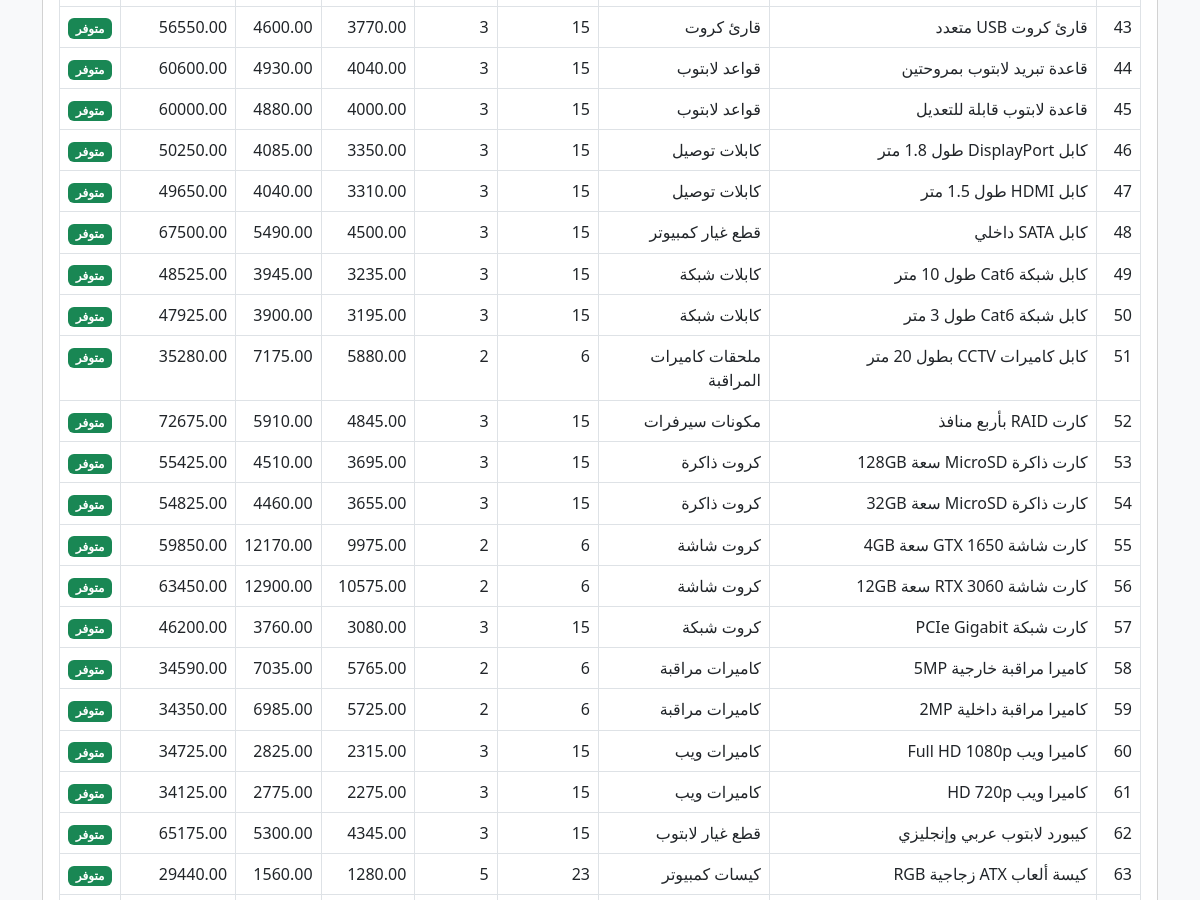
Page /reports/inventory (signed in, middle part) on the earlier database version.
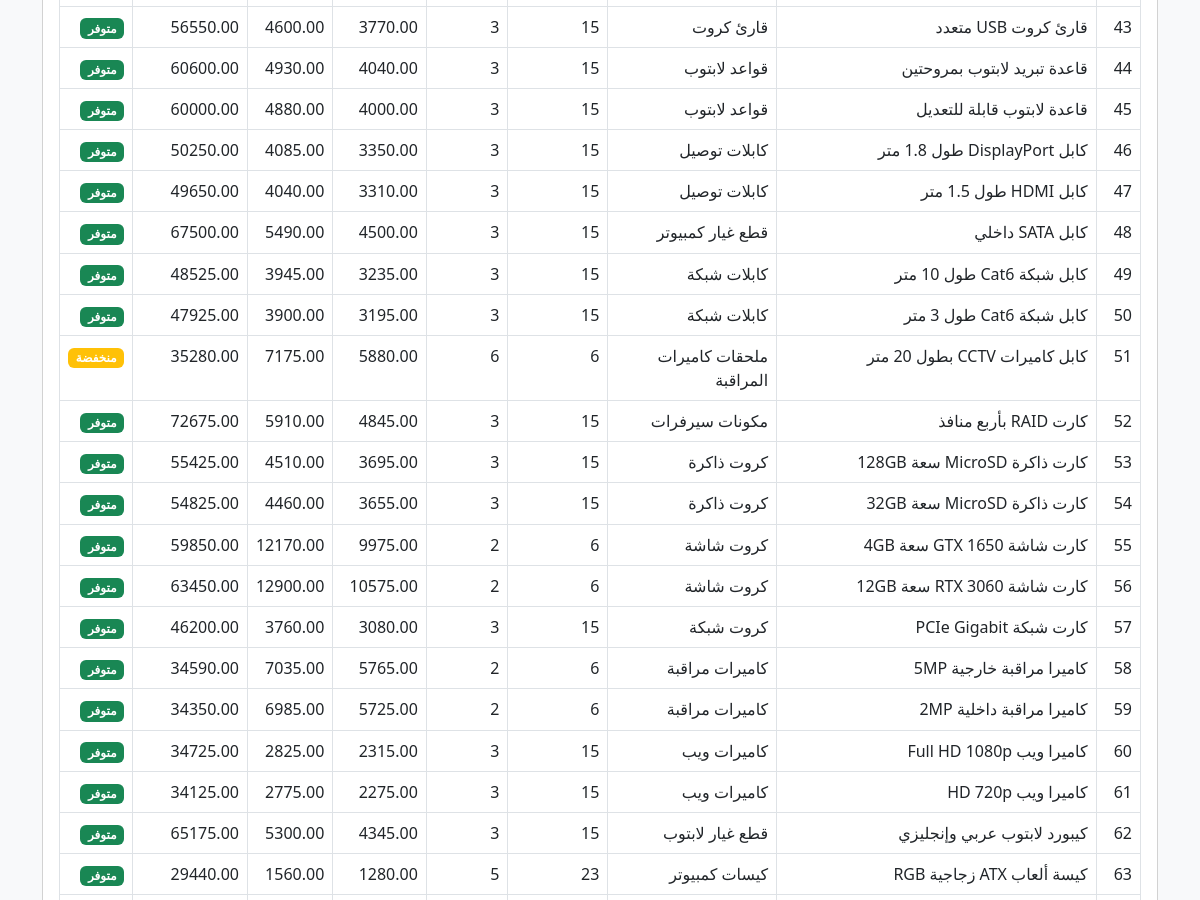
Same page on the later database version.
### models.py (models this page shows, shortened)
class Product(db.Model):
    __tablename__ = 'products'
    id = db.Column(db.Integer, primary_key=True)
    name = db.Column(db.String(100), nullable=False)
    description = db.Column(db.Text, nullable=True)
    barcode = db.Column(db.String(50), unique=True, nullable=True)
    sku = db.Column(db.String(50), unique=True, nullable=True)
    purchase_price = db.Column(db.Float, nullable=False, default=0)
    sale_price = db.Column(db.Float, nullable=False, default=0)
    min_quantity = db.Column(db.Integer, default=0)
    category_id = db.Column(db.Integer, db.ForeignKey('categories.id'), nullable=True)
    created_at = db.Column(db.DateTime, default=datetime.utcnow)
    updated_at = db.Column(db.DateTime, default=datetime.utcnow, onupdate=datetime.utcnow)
    inventory = db.relationship('Inventory', backref='product', uselist=False, lazy=True)
    purchase_items = db.relationship('PurchaseItem', backref='product', lazy=True)
    sale_items = db.relationship('SaleItem', backref='product', lazy=True)

class Category(db.Model):
    __tablename__ = 'categories'
    id = db.Column(db.Integer, primary_key=True)
    name = db.Column(db.String(100), nullable=False)
    description = db.Column(db.Text, nullable=True)
    notes = db.Column(db.Text, nullable=True)
    products = db.relationship('Product', backref='category', lazy=True)

class Inventory(db.Model):
    __tablename__ = 'inventory'
    id = db.Column(db.Integer, primary_key=True)
    product_id = db.Column(db.Integer, db.ForeignKey('products.id'), nullable=False, unique=True)
    quantity = db.Column(db.Integer, nullable=False, default=0)
    last_updated = db.Column(db.DateTime, default=datetime.utcnow, onupdate=datetime.utcnow)

### app.py (the view)
@app.route('/reports/inventory')
@login_required
@admin_required
def inventory_report():
    status = request.args.get('status', 'all')
    category_id = request.args.get('category_id', type=int)
    query = db.session.query(Product, Inventory).join(
        Inventory, Product.id == Inventory.product_id
    )
    if status == 'low':
        query = query.filter(Inventory.quantity <= Product.min_quantity, Inventory.quantity > 0)
    elif status == 'out':
        query = query.filter(Inventory.quantity <= 0)
    if category_id:
        query = query.filter(Product.category_id == category_id)
    inventory_items = query.order_by(Product.name).all()
    total_value = sum(item.quantity * item.product.purchase_price for _, item in inventory_items)
    categories = Category.query.order_by(Category.name).all()
    return render_template('reports/inventory_report.html',
                          inventory=inventory_items,
                          total_value=total_value,
                          now=datetime.now(),
                          status=status,
                          category_id=category_id,
                          categories=categories)

### app.py (called while the page is built)
def admin_required(f):
    @wraps(f)
    def decorated_function(*args, **kwargs):
        from flask_login import current_user
        if not current_user.is_authenticated or current_user.role != 'admin':
            flash('ليس لديك صلاحية الوصول لهذه الصفحة.', 'danger')
            return redirect(url_for('index'))
        return f(*args, **kwargs)
    return decorated_function

@login_manager.user_loader
def load_user(user_id):
    return User.query.get(int(user_id))

@app.context_processor
def inject_settings():
    from models import Setting
    settings = {s.key: s.value for s in Setting.query.all()}
    return dict(settings=settings)

### templates/reports/inventory_report.html (shortened to what this page needs)
{% extends "base_report.html" %}
{% block report_content %}
<div class="card">
    <div class="card-body">
        <div class="table-responsive">
            <table class="table table-bordered">
                <tbody>
                    {% for item in inventory %}
                    <tr>
                        <td>{{ loop.index }}</td>
                        <td>{{ item[0].name }}</td>
                        <td>{{ item[0].category.name if item[0].category else 'بدون تصنيف' }}</td>
                        <td>{{ item[1].quantity }}</td>
                        <td>{{ item[0].min_quantity }}</td>
                        <td>{{ "%.2f"|format(item[0].purchase_price) }}</td>
                        <td>{{ "%.2f"|format(item[0].sale_price) }}</td>
                        <td>{{ "%.2f"|format(item[1].quantity * item[0].purchase_price) }}</td>
                        <td>
                            {% if item[1].quantity <= 0 %}
                            <span class="badge bg-danger">نفذت الكمية</span>
                            {% elif item[1].quantity <= item[0].min_quantity %}
                            <span class="badge bg-warning">منخفضة</span>
                            {% else %}
                            <span class="badge bg-success">متوفر</span>
                            {% endif %}
                        </td>
                    </tr>
                    {% endfor %}
                </tbody>
            </table>
        </div>
    </div>
</div>
{% endblock %}

Differences in the rows shown:
changed Product "كابل كاميرات CCTV بطول 20 متر": min_quantity "2" → "6"; min_quantity "متوفر" → "منخفضة"
